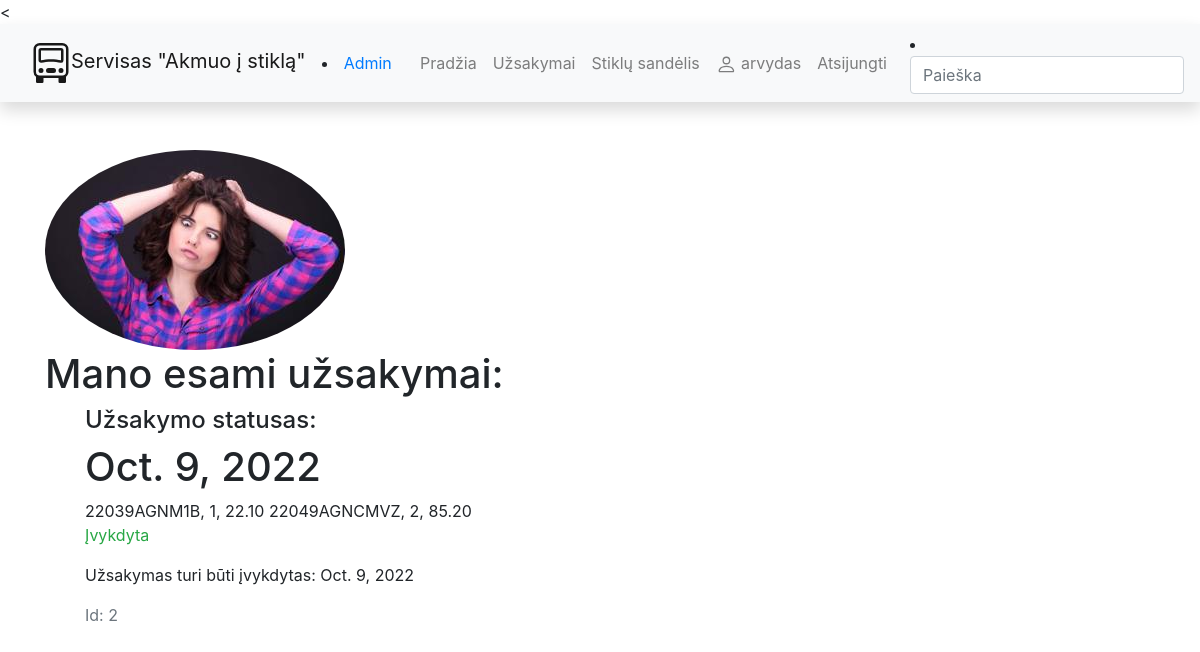
Screenshot of /manouzsakymai/2 (signed in) with the database file from the repository.
### myorder/models.py (models this page shows, shortened)
class Uzsakymas(models.Model):
    auto_tipas = models.ForeignKey('Kategorija', on_delete=models.SET_NULL, null=True, related_name='category')
    auto = models.ForeignKey('Auto', on_delete=models.SET_NULL, null=True, related_name='autos')
    pirkejas = models.ForeignKey(User, models.CASCADE, null=True)
    uzsakymo_laikas = models.DateField(auto_now_add=True)
    due_back = models.DateField("Užsakymo įvykdymo data", null=True, blank=True)
    UZSAKYMAS_STATUS = (
        ('a', 'Apdorojama'),
        ('g', "Galima paimti"),
        ('l', 'Įvykdyta'),
    )
    status = models.CharField(max_length=1, choices=UZSAKYMAS_STATUS, blank=True, default="a", help_text='statusas')
    class Meta:
        verbose_name_plural = "Užsakymas"
        ordering = ["due_back"]
    def suma_all(self):
        """sumuojama užsakymo vertė, price atkeliauja iš užsakymoEilutės"""
        kainos = [e.price_sum for e in UzsakymoEilute.objects.filter(uzsakymas_item=self.id).all()]
        suma = sum(kainos)
        return f'{suma} Eur'
    suma_all.short_description = "suma"

class Profilis(models.Model):
    user = models.OneToOneField(User, on_delete=models.CASCADE)
    nuotrauka = models.ImageField(default='default.png', upload_to='profile_pics')
    class Meta:
        verbose_name_plural = "Profilis"

class UzsakymoEilute(models.Model):
    auto_item = models.ForeignKey('Auto', on_delete=models.SET_NULL, null=True, related_name='auto_items')
    uzsakymas_item = models.ForeignKey("Uzsakymas", on_delete=models.SET_NULL, null=True, related_name='orders')
    quantity = models.PositiveIntegerField('Prekės kiekis', null=False, help_text='Iveskite prekės kiekį')
    class Meta:
        verbose_name_plural = "Užsakymo eilutė"
    @property
    def price_sum(self):
        price = self.quantity * self.auto_item.kaina
        return price
    def pasirinkta_kategorija(self):
        cat = self.auto_item.auto_tipas.name
        return cat
    pasirinkta_kategorija.short_description = "kategorija"
    def __str__(self):
        return f'{self.uzsakymas_item.id}{self.auto_item.eurocode}, {self.quantity}, {self.price_sum}'

class Auto(models.Model):
    eurocode = models.CharField('Eurocode', max_length=30)
    pavadinimas = models.CharField('Modelis', max_length=50)
    kategorija = models.ForeignKey("Kategorija", on_delete=models.SET_NULL, null=True, related_name='kategorijos')
    kaina = models.DecimalField("Kaina, Eur", max_digits=5, decimal_places=2)
    aprasymas = models.TextField('Sudėtis', max_length=300)
    update = models.DateField('Atnaujinta', auto_now_add=True)
    lik = models.ForeignKey('Likutis', on_delete=models.SET_NULL, null=True, related_name='auto_link')
    class Meta:
        verbose_name_plural = "Automobilis"

### myorder/views.py (the view, shortened to what this page needs)
# urls.py: path('manouzsakymai/<int:pk>', views.UzsakymasDetailView.as_view(), name='uzsakymas_detail'),
class UzsakymasDetailView(LoginRequiredMixin, DetailView):
    model = Uzsakymas
    template_name = 'uzsakymas_detail.html'

### myorder/views.py (called while the page is built)
def categories(request):
    return {'categories': Kategorija.objects.all()}

### myorder/templates/uzsakymas_detail.html (shortened to what this page needs)
{% extends 'base.html' %}
{% block content %}
<div class="media">
<img class="rounded-circle"
src="{{object.pirkejas.profilis.nuotrauka.url}}">
</div>
<h1>Mano esami užsakymai:</h1>
<ul>
    <h4>Užsakymo statusas:</h4>
    <h1>{{object.due_back}}</h1>
<div class="col-md4 d-flex align-items-stretch">
    {% for eilute in object.orders.all%}
        {{eilute}}
    {% endfor%}
</div>
  <p class="{% if uzsakymas.status == 'l' %}text-success{% elif uzsakymas.status == 'a' %}text-danger{% else %}
               text-warning{%endif%}">
      {{object.get_status_display}}
  </p>
    {% if object.status != 'a' %}
        <p>Užsakymas turi būti įvykdytas: {{ object.due_back }}</p>
    {% endif %}
   <p class = 'text-muted'>Id: {{object.id }}</p>
</div>
{% endblock %}

### myorder/templates/base.html (shortened to what this page needs)
<!DOCTYPE html>
<html lang="en">
<head>
    <<link rel="stylesheet" href="https://stackpath.bootstrapcdn.com/bootstrap/4.1.3/css/bootstrap.min.css">
    <link rel="stylesheet" href="https://cdnjs.cloudflare.com/ajax/libs/font-awesome/4.7.0/css/font-awesome.min.css">
    {% load static %}
    <link rel="stylesheet" href="{% static 'css/styles.css' %}">
</head>
<body>
<nav class="navbar navbar-expand-lg navbar-light bg-light static-top mb-5 shadow">
  <div class="container">
    <a class="navbar-brand" href="#">
        Servisas "Akmuo į stiklą"
    </a>
        <li class="nav-item"><a href="{% url 'admin:index' %}">Admin</a></li>
        <div class="collapse navbar-collapse" id="navbarResponsive">
            <ul class="navbar-nav ml-auto">
            <li class="nav-item">
            <a class="nav-link" href="{% url 'index' %}">Pradžia</a>
            </li>
            {% if user.is_authenticated %}
                <li class="nav-item">
                    <a class="nav-link" href="{% url 'mano_uzsakymai' %}">Užsakymai</a>
                </li>
                <li class="nav-item">
                    <a class="nav-link" href="{% url 'autos_link' %}">Stiklų sandėlis</a>
                </li>
                <li class="nav-item"><a class="nav-link" href="{% url 'profilis' %}">
                {{ user.get_username }}</a></li>
                   <li class="nav-item"><a class="nav-link" href="{% url 'logout' %}?next={{request.path}}">Atsijungti</a></li>
            {% else %}
                <li class="nav-item"><a class="nav-link" href="{% url 'login' %}?next={{request.path}}">Prisijungti</a></li>
                <li class="nav-item"><a class="nav-link" href="{% url 'register' %}">Registruotis</a></li>
            {% endif %}
            </ul>
        </div>
   </div>
<li>
    <form action="{% url 'search_link' %}" method="get" class="form-inline my-2 my-md-0">
        <input name="query" class="form-control" type="text" placeholder="Paieška">
    </form>
</li>
</nav>
<div class="container">
{% block content %}{% endblock %}
</body>
</html>

### rows the page displays
Uzsakymas: pirkejas.profilis.nuotrauka (picture), due_back "Oct. 9, 2022", status "Įvykdyta", id "2"
UzsakymoEilute: uzsakymas_item+auto_item+quantity "22039AGNM1B, 1, 22.10"
UzsakymoEilute: uzsakymas_item+auto_item+quantity "22049AGNCMVZ, 2, 85.20"

### other values shown
{{ user.get_username }} "arvydas"
